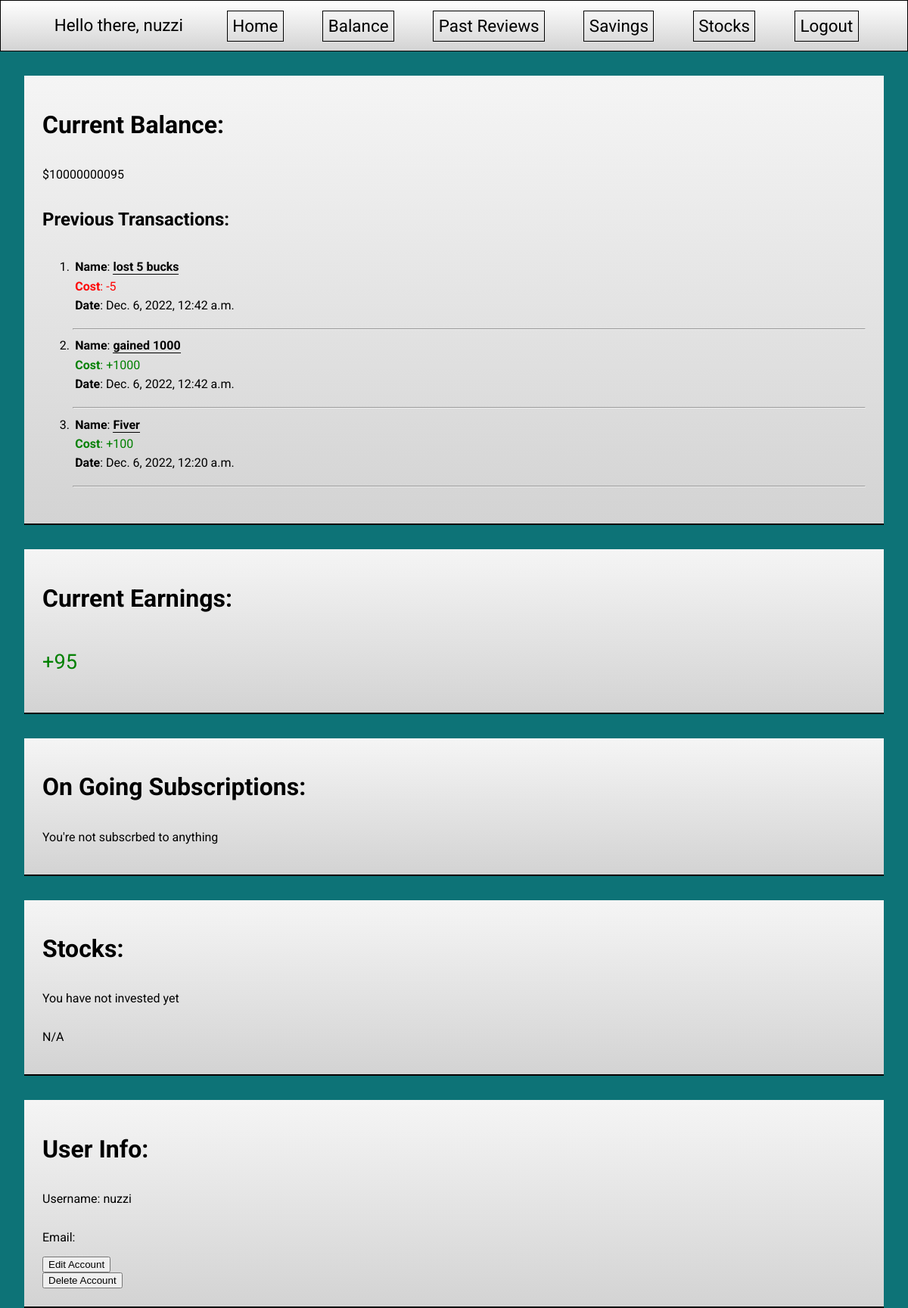
/ (signed in), run on the app's committed database.
### login/models.py (models this page shows)
class Person(models.Model):
    username = models.ForeignKey("login.Name", on_delete=models.CASCADE)
    budget = models.ForeignKey("login.Banking", on_delete=models.CASCADE)
    email = models.EmailField(max_length=254, null=True)
    date_joined = models.DateTimeField(auto_now_add=True, null=True)

class Banking(models.Model):
    balance = models.IntegerField()

class Banking_Changes(models.Model):
    name = models.CharField(null=True, max_length=50)
    gain_loss = models.BooleanField(null=True)
    cost = models.IntegerField()
    date_added = models.DateTimeField(default=datetime.now, blank=True, null=True)
    user = models.ForeignKey("login.Person", on_delete=models.CASCADE)

### login/views.py (the view)
# urls.py: path("", homePage, name="home"),
@login_required(login_url="login")
def homePage(request):
    try:
        name = request.user
        user = find_person(name)
        if len(find_transaction(name)) == 0:
            print("No transactions found")
            context = {"user": user, "transactions": None, "Current_earnings": None}
        else:
            new_trans = find_transaction(name)
            print(f"{len(new_trans)} transactions found")
            new_trans = limit_to_three(list_reverse(new_trans))
            earnings = current_earnings(name)
            context = {
                "user": user,
                "transactions": new_trans,
                "Current_earnings": earnings,
            }
        return render(request, "home.html", context)
    except Person.DoesNotExist:
        user = find_name(request.user)
        context = {"user": None}
        return render(request, "home.html", context)

### login/views.py (called while the page is built)
def find_person(name):
    search_name = Name.objects.get(username=name)
    p = Person.objects.get(username=search_name)
    return p

def find_transaction(input_name) -> List:
    p = find_person(input_name)
    t = Banking_Changes.objects.filter(user=p)
    return t

def list_reverse(transactions: List) -> List:
    transact = []
    transactions = reversed(transactions)
    for x in transactions:
        transact.append(x)
    return transact

def limit_to_three(input_list):
    new_trans = []
    count = 0
    for x in range(0, 3):
        new_trans.append(input_list[count])
        count += 1
    return new_trans

def current_earnings(USER_NAME) -> int:
    TRANSACTIONS_FOUND = find_transaction(USER_NAME)
    i = 0
    for each in TRANSACTIONS_FOUND:
        if each.gain_loss == True:
            i += each.cost
        elif each.gain_loss == False:
            i -= each.cost
    return i

### login/templates/home.html
{% extends 'homebase.html' %} {% block home_content %}
<div class="container">
  <div id="content">
    <div class="bal content-bubble">
      <h1>Current Balance:</h1>
      {% if user.budget.balance != None %}
      <p>${{ user.budget.balance }}</p>
      {% else %}
      <b><p>Please proceed to the balance tab to set your budget</p></b>
      {% endif %}
      <h2>Previous Transactions:</h2>
      {% if transactions != None %}
      <ol>
        {% for each in transactions %}
        <li class="this-list">
          <div class = "trans_blocks">
          <b>Name</b>: <p class = "trans_name">{{each.name}}</p>
          </div>
          <ul class="sub-list">
            <div class = "trans_blocks">
              {% if each.gain_loss == True %}
              <li style="color: green;"><b>Cost</b>: +{{each.cost}}</li>
              {% else %}
              <li style="color: red;"><b>Cost</b>: -{{each.cost}}</li>
              {% endif %}
            </div>
            <div class = "trans_blocks">
              <li><b>Date</b>: {{each.date_added}}</li>
          </div>
          </ul>
        </li>
        <hr></hr>
        {% endfor %}
      </ol>
      {% elif user.budget.balance != None %}
      <p>No Transactions Processed. Please Go to the balance page and notate your transactions.</p>
      {% else %}
      <b><p>Please go to the balance tab to set your budget</p></b>
      {% endif %}
    </div>
    <div class="earnings content-bubble">
      <h1>Current Earnings:</h1>
      {% if Current_earnings != None %}
      {% if Current_earnings > 0 %}
      <p style="color: green;font-size: 1.7rem;">+{{ Current_earnings }}</p>
      {% else %}
      <p style="color: red;font-size: 1.7rem;">{{ Current_earnings }}</p>
      {% endif %}
      {% else %}
      <b><p>Please go to the balance tab to set your budget</p></b>
      {% endif %}
    </div>
    <div class="subs content-bubble">
      <h1>On Going Subscriptions:</h1>
      <ul>
        <li>You're not subscrbed to anything</li>
      </ul>
    </div>
    <div class="stock content-bubble">
      <h1>Stocks:</h1>
      <p>You have not invested yet</p>
      <ul>
        <li>N/A</li>
      </ul>
    </div>
    <div class="user-info content-bubble">
      <h1>User Info:</h1>
      {% if User != None %}
      <p>Username: {{ user.username.username }}</p>
      <p>Email: {{ user.email }}</p>
      {% else %}
      <p>Username: {{ request.user }}</p>
      <p>Email: {{ request.user.email }}</p>
      {% endif %}
      <div class="edit-btn">
        <a href="{% url 'edit' %}"><button>Edit Account</button></a>
      </div>
      <div class="delete-btn">
        <a href="{% url 'delete' %}"><button>Delete Account</button></a>
      </div>
    </div>
  </div>
</div>
{% endblock home_content %}

### login/templates/homebase.html (shortened to what this page needs)
{% load static %}
<!DOCTYPE html>
<html lang="en">
  <head>
    <link rel="stylesheet" href="{% static "login/css/style.css" %}">
  </head>
  <body>
    <div class="navbar">
      <span id="Hello-msg">Hello there, {{ request.user }} </span>
      <a href="{% url 'home' %}" class="btn"
        ><span class="Home-btn">Home</span></a
      >
      <a href="{% url 'bal' %}" class="btn"
        ><span class="balance">Balance</span></a
      >
      <a href="{% url 'reviews' %}" class="btn"
        ><span class="pastreviews">Past Reviews</span></a
      >
      <a href="{% url 'savings' %}" class="btn"
        ><span class="savings">Savings</span></a
      >
      <a href="{% url 'stonks' %}" class="btn"
        ><span class="stonks">Stocks</span></a
      >
      <a href="{% url 'logout' %}" class="btn"
        ><span class="logout">Logout</span></a
      >
    </div>
    {% block home_content %}{% endblock home_content %}
  </body>
</html>

### login/static/login/css/style.css (style rules this page uses)
html { background: #0D7377; color: black; font-family: "Roboto", sans-serif; height: 100%; max-height: 100%; background-size: cover; }
body { padding: 0; margin: 0; }
a:link { text-decoration: none; color: black; transition-duration: 0.4s; }
.navbar { display: flex; justify-content: space-evenly; font-size: 1.4rem; padding: 0.8rem; background: linear-gradient(white, lightgrey); border: solid 0.1rem black; }
.navbar a { border: solid 1px; padding: 0.4rem; }
.btn { transition-duration: 0.4s; }
#Hello-msg { border: none; padding: 0.4rem; }
.content-bubble { display: flex; flex-wrap: wrap; flex-direction: column; margin: 2em; padding: 1.5em; border-bottom: solid 2px black; background: linear-gradient(whitesmoke, lightgrey); }
.content-bubble ul { list-style: none; padding-left: 0px; }
.this-list { padding-bottom: 10px; }
.trans_name { border-bottom: 1px black solid; width: max-content; font-weight: bolder; display: inline }
.trans_blocks { width: max-content; padding: .2em; }

### data on the page
Person: budget.balance "10000000095"
Banking_Changes: name "lost 5 bucks", cost "5", date_added "Dec. 6, 2022, 12:42 a.m."
Banking_Changes: name "gained 1000", cost "1000", date_added "Dec. 6, 2022, 12:42 a.m."
Banking_Changes: name "Fiver", cost "100", date_added "Dec. 6, 2022, 12:20 a.m."

### other printed values
{{ request.user }} "nuzzi"
{{ Current_earnings }} "95"
